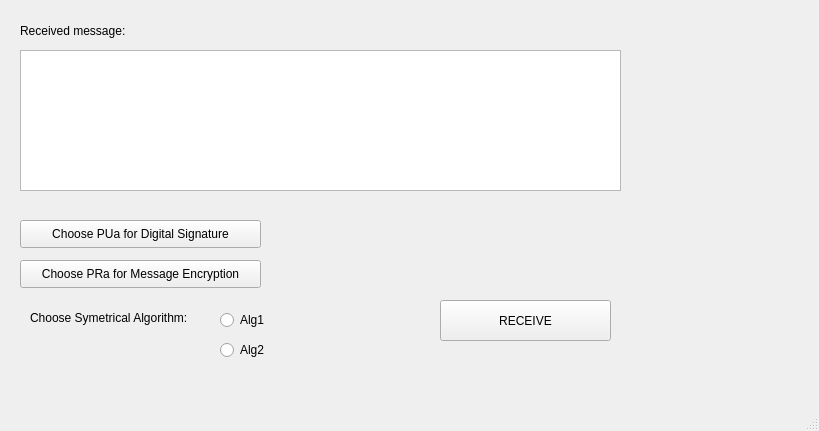
<?xml version="1.0" encoding="UTF-8"?>
<ui version="4.0">
 <class>receive_message_window</class>
 <widget class="QMainWindow" name="receive_message_window">
  <property name="geometry">
   <rect>
    <x>0</x>
    <y>0</y>
    <width>819</width>
    <height>431</height>
   </rect>
  </property>
  <property name="windowTitle">
   <string>ReceiveMessage</string>
  </property>
  <widget class="QWidget" name="centralwidget">
   <widget class="QLabel" name="received_message_label">
    <property name="geometry">
     <rect>
      <x>20</x>
      <y>20</y>
      <width>151</width>
      <height>21</height>
     </rect>
    </property>
    <property name="text">
     <string>Received message:</string>
    </property>
   </widget>
   <widget class="QTextEdit" name="textEdit">
    <property name="geometry">
     <rect>
      <x>20</x>
      <y>50</y>
      <width>601</width>
      <height>141</height>
     </rect>
    </property>
   </widget>
   <widget class="QPushButton" name="PUa_choice_window_btn">
    <property name="geometry">
     <rect>
      <x>20</x>
      <y>220</y>
      <width>241</width>
      <height>28</height>
     </rect>
    </property>
    <property name="text">
     <string>Choose PUa for Digital Signature</string>
    </property>
   </widget>
   <widget class="QPushButton" name="PRb_choice_window_btn">
    <property name="geometry">
     <rect>
      <x>20</x>
      <y>260</y>
      <width>241</width>
      <height>28</height>
     </rect>
    </property>
    <property name="text">
     <string>Choose PRa for Message Encryption</string>
    </property>
   </widget>
   <widget class="QPushButton" name="receive_btn">
    <property name="geometry">
     <rect>
      <x>440</x>
      <y>300</y>
      <width>171</width>
      <height>41</height>
     </rect>
    </property>
    <property name="text">
     <string>RECEIVE</string>
    </property>
   </widget>
   <widget class="QLabel" name="label">
    <property name="geometry">
     <rect>
      <x>30</x>
      <y>310</y>
      <width>181</width>
      <height>16</height>
     </rect>
    </property>
    <property name="text">
     <string>Choose Symetrical Algorithm:</string>
    </property>
   </widget>
   <widget class="QRadioButton" name="alg1">
    <property name="geometry">
     <rect>
      <x>220</x>
      <y>310</y>
      <width>95</width>
      <height>20</height>
     </rect>
    </property>
    <property name="text">
     <string>Alg1</string>
    </property>
   </widget>
   <widget class="QRadioButton" name="alg2">
    <property name="geometry">
     <rect>
      <x>220</x>
      <y>340</y>
      <width>95</width>
      <height>20</height>
     </rect>
    </property>
    <property name="text">
     <string>Alg2</string>
    </property>
   </widget>
  </widget>
  <widget class="QMenuBar" name="menubar">
   <property name="geometry">
    <rect>
     <x>0</x>
     <y>0</y>
     <width>819</width>
     <height>26</height>
    </rect>
   </property>
  </widget>
  <widget class="QStatusBar" name="statusbar"/>
 </widget>
 <resources/>
 <connections/>
</ui>
